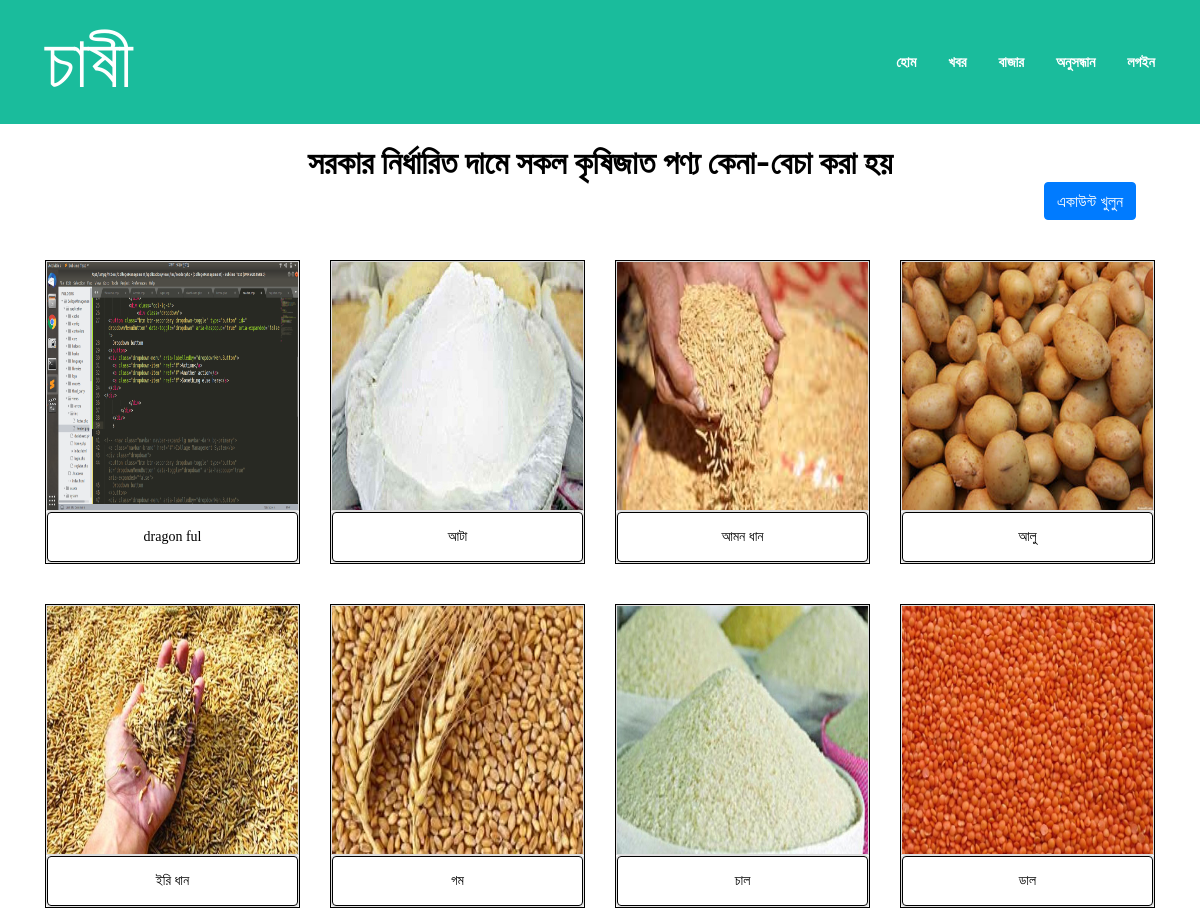
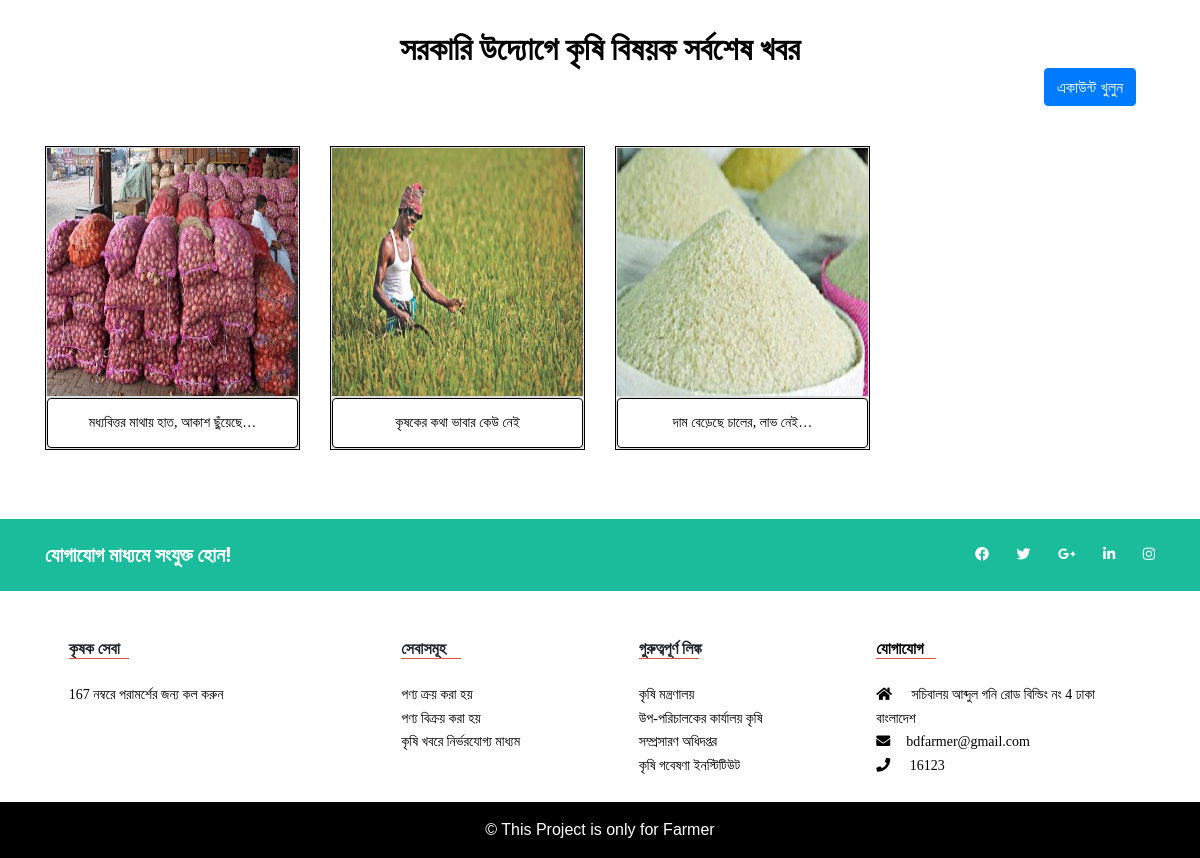
The page / on the database its author committed (2 pictures, top to bottom).
### tables this page shows
CREATE TABLE `tbl_product` (
  `id` int(11) NOT NULL,
  `product_name` varchar(255) NOT NULL,
  `buy_price` varchar(255) NOT NULL,
  `sell_price` int(255) NOT NULL,
  `sell_amount` int(11) NOT NULL,
  `description` varchar(255) NOT NULL,
  `img` varchar(255) NOT NULL,
  `img1` varchar(255) NOT NULL,
  `img2` varchar(255) NOT NULL,
  `img3` varchar(255) NOT NULL,
  `img4` varchar(255) NOT NULL,
  `addedBy` varchar(255) NOT NULL,
  `post_time` timestamp NOT NULL DEFAULT current_timestamp() ON UPDATE current_timestamp()
);

CREATE TABLE `tbl_news` (
  `id` int(11) NOT NULL,
  `news_title` varchar(255) NOT NULL,
  `news_body` varchar(2550) NOT NULL,
  `img` varchar(255) NOT NULL,
  `post_time` timestamp NOT NULL DEFAULT current_timestamp()
);

### application/controllers/Home.php (called while the page is built, shortened)
<?php
class Home extends CI_Controller {
	public function index()
	{
        $data['product'] = $this->modUser->fetch_productTopEight();
        $data['news'] = $this->modUser->fetch_newsTopEight();
		$this->load->view('frontEnd/header');
		$this->load->view('frontEnd/navbar');
		$this->load->view('frontEnd/index',$data);
		$this->load->view('frontEnd/footer');
	}
}

### index.php (called while the page is built, shortened)
<?php
require_once BASEPATH.'core/CodeIgniter.php';

### application/models/ModUser.php (called while the page is built, shortened)
<?php
    class ModUser extends CI_Model{
    public function fetch_productTopEight(){
      $this->db->limit(8);
      $this->db->order_by("product_name", "ASC");
      $query = $this->db->get("tbl_product");
      return $query->result();
    }
    public function fetch_newsTopEight(){
      $this->db->limit(3);
      $this->db->order_by("id", "ASC");
      $query = $this->db->get("tbl_news");
      return $query->result();
    }
     }
 ?>

### application/views/frontEnd/index.php (the view, shortened to what this page needs)
</nav>
<div class="container">
  <div class="row">
    <div class="col-lg-12" style="background-color: white">
      <center>
        <h2 style="padding-top: 30px;color: black">সরকার নির্ধারিত দামে সকল কৃষিজাত পণ্য কেনা-বেচা করা হয়</h2>
      </center>
    </div>
    <div class="col-lg-12" >
      <span style="margin-left: 90%">
        <?php if (!$this->session->userdata('id')) {
 ?>
          <a class="btn btn-primary btn-xl js-scroll-trigger" href="<?php echo base_url('home/rgisterpage') ?>">একাউন্ট খুলুন</a>
        <?php } ?>
      </span>
    </div>
   <?php
                        if(isset($product)){
                            foreach ($product as $row){
                                ?>
                                <div class="col-lg-3">
              <div class="product-carousel">
                                <div class="single-product" style="border: 1px solid black">
                                    <div class="product-f-image">
                <img style='height:250px; width:300px' src="<?php echo base_url()?>assets/img/<?php echo $row->img ?>" alt="">
                                        <div class="product-hover">
                                        </div>
                                    </div>
                                    <div class="card" style="">
  <ul class="list-group list-group-flush"><a href="<?php echo base_url('Home/bajer')?>">
  <li class="list-group-item" style="border: 1px solid black;color:black;cursor: pointer;"><center><?php echo $row->product_name ?></center></li></a>
  </ul>
</div>
                                </div>
                                </div>
      </div>
    <?php }
    } ?>
 <div class="col-lg-12" style="background-color: white">
      <center>
        <h2 style="padding-top: 30px;color: black">সরকারি উদ্যোগে কৃষি বিষয়ক সর্বশেষ খবর</h2>
        </center>
        </div>
        <div class="col-lg-12" >
      <span style="margin-left: 90%">
        <?php if (!$this->session->userdata('id')) {
 ?>
          <a class="btn btn-primary btn-xl js-scroll-trigger" href="<?php echo base_url('home/rgisterpage') ?>">একাউন্ট খুলুন</a>
        <?php } ?>
      </span>
    </div>
        <?php
                        if(isset($news)){
                            foreach ($news as $row){
                                ?>
                                <div class="col-lg-3">
              <div class="product-carousel">
                                <div class="single-product" style="border: 1px solid black">
                                    <div class="product-f-image">
                <img style='height:250px; width:300px' src="<?php echo base_url()?>assets/img/<?php echo $row->img ?>" alt="">
                                        <div class="product-hover">
                                        </div>
                                    </div>
                                    <div class="card" style="">
  <ul class="list-group list-group-flush"><a href="<?php echo base_url('Home/khobor')?>">
  <li class="list-group-item" style="border: 1px solid black;color:black;cursor: pointer;"><center><?php
    $des = $row->news_title;
          $descri = word_limiter($des, 5);
   echo $descri ?></center></li></a>
  </ul>
</div>
                                </div>
                                </div>
      </div>
    <?php }
    } ?>
  </div>
</div>

### application/views/frontEnd/header.php (shortened to what this page needs)
<html lang="en">
<head>
  <link href="<?php echo base_url('assets/vendor/fontawesome-free/css/all.min.css') ?>" rel="stylesheet" type="text/css">
  <link href="<?php echo base_url('assets/vendor/magnific-popup/googleFont.css') ?>" rel="stylesheet">
  <link href="<?php echo base_url('assets/vendor/magnific-popup/googleFonts.css') ?>" rel='stylesheet' type='text/css'>
  <link href="<?php echo base_url('assets/vendor/magnific-popup/magnific-popup.css') ?>" rel="stylesheet">
  <link href="<?php echo base_url('assets/css/creative.min.css') ?>" rel="stylesheet">
  <link rel="stylesheet" type="text/css" href="<?php echo base_url('assets/vendor/bootstrap/css/bootstrap.min.css') ?>">
  <link rel="stylesheet" type="text/css" href="<?php echo base_url('assets/fonts/font-awesome-4.7.0/css/font-awesome.min.css') ?>">
  <link rel="stylesheet" type="text/css" href="<?php echo base_url('assets/fonts/Linearicons-Free-v1.0.0/icon-font.min.css') ?>">
  <link rel="stylesheet" type="text/css" href="<?php echo base_url('assets/vendor/animate/animate.css') ?>">
  <link rel="stylesheet" type="text/css" href="<?php echo base_url('assets/vendor/css-hamburgers/hamburgers.min.css') ?>">
  <link rel="stylesheet" type="text/css" href="<?php echo base_url('assets/vendor/animsition/css/animsition.min.css') ?>">
  <link rel="stylesheet" type="text/css" href="<?php echo base_url('assets/vendor/select2/select2.min.css') ?>">
  <link rel="stylesheet" type="text/css" href="<?php echo base_url('assets/vendor/daterangepicker/daterangepicker.css') ?>">
<link rel="stylesheet" href="<?php echo base_url() ?>rassets/css/owl.carousel.css">
    <link rel="stylesheet" href="<?php echo base_url() ?>rassets/style.css">
    <link rel="stylesheet" href="<?php echo base_url() ?>rassets/css/responsive.css">
  <link rel="stylesheet" type="text/css" href="<?php echo base_url('assets/css/util.css') ?>">
  <link rel="stylesheet" type="text/css" href="<?php echo base_url('assets/css/jquery-ui.css') ?>">
  <link rel="stylesheet" type="text/css" href="<?php echo base_url('assets/css/main.css') ?>">

### application/views/frontEnd/navbar.php (shortened to what this page needs)
</head>
<body id="page-top">
  <nav class="navbar navbar-expand-lg navbar-light fixed-top py-2" id="mainNav" style="background-color: #1abc9c;" >
    <div class="container">
      <span class="spanh1">চাষী</span>
      <div class="collapse navbar-collapse" id="navbarResponsive">
        <ul class="navbar-nav ml-auto my-2 my-lg-0">
          <li class="nav-item">
            <a class="nav-link js-scroll-trigger" href="<?php echo base_url('Home') ?>" style="color:#fff">হোম
</a>
          </li>
          <li class="nav-item">
            <a class="nav-link js-scroll-trigger" href="<?php echo base_url('Home/khobor') ?>" style="color:#fff">খবর</a>
          </li>
          <li class="nav-item">
            <a class="nav-link js-scroll-trigger" href="<?php echo base_url('Home/bajer') ?>" style="color:#fff">বাজার</a>
          </li>
          <li class="nav-item">
            <a class="nav-link js-scroll-trigger" href="<?php echo base_url('Home/communication') ?>" style="color:#fff">অনুসন্ধান</a>
          </li>
         <?php if ($this->session->userdata('id')) { ?>
          <li style="margin-top: -2%;padding-right: 8px; ">
            <a href="<?php echo base_url('home/farmerMessenger') ?>" class="fb-ic">
 <i class="fab fa-facebook-messenger" style="color: black;font-size: 30px">
   <div style="margin-top:-150%;margin-left: 30%;color:white;font-weight: bold">
     <?php
   $chkUnreadMessage=$this->modUser->chkUnreadMessage();
                 if (count($chkUnreadMessage)>0) {
    echo count($chkUnreadMessage);
  }else{
    echo "0";
  }
 ?>
   </div>
 </i>
</a>
          </li>
   <li style="margin-top: -2%">
        <a  href="<?php echo base_url('home/allNotification') ?>" class="fb-ic">
 <i class="fa fa-bell" style="color: black;font-size: 30px">
   <div style="margin-top:-150%;margin-left: 30%;color:white;font-weight: bold">
     <?php
   $countUserNotification=$this->modUser->countUserNotification();
   if (count($countUserNotification)>0) {
    echo count($countUserNotification);
  }else{
    echo "0";
  }
 ?>
   </div>
 </i>
</a>
   </li>
            <li class="nav-item nav-profile dropdown">
      <a class="nav-link dropdown-toggle" href="#" id="navbardrop" data-toggle="dropdown">
        <i class="fa fa-user-circle-o" style="color: black;font-size: 30px"></i>
      </a>
      <div class="dropdown-menu">
                <a class="dropdown-item" href="<?php echo base_url('Home/logout') ?>" style="color:black">লগআউট</a>
        <a class="dropdown-item" href="<?php echo base_url('Home/profile') ?>" style="color:black">প্রফাইল</a>
      </div>
    </li>
         <?php } else{ ?>
           <li class="nav-item">
            <a class="nav-link js-scroll-trigger" href="<?php echo base_url('Home/login') ?>" style="color:#fff">লগইন</a>
          </li>
         <?php } ?>
        </ul>
      </div>
    </div>

### application/views/frontEnd/footer.php (shortened to what this page needs)
<footer class="page-footer font-small unique-color-dark">
  <div style="background-color: #1abc9c;">
    <div class="container">
      <div class="row py-4 d-flex align-items-center">
        <div class="col-md-6 col-lg-5 text-center text-md-left mb-4 mb-md-0">
          <h5 class="mb-0" style="color: white">যোগাযোগ মাধ্যমে সংযুক্ত হোন!</h5>
        </div>
        <div class="col-md-6 col-lg-7 text-center text-md-right">
          <a class="fb-ic">
            <i class="fab fa-facebook-f white-text mr-4" style="color:white"> </i>
          </a>
          <a class="tw-ic">
            <i class="fab fa-twitter white-text mr-4" style="color:white"> </i>
          </a>
          <a class="gplus-ic">
            <i class="fab fa-google-plus-g white-text mr-4" style="color:white"> </i>
          </a>
          <a class="li-ic">
            <i class="fab fa-linkedin-in white-text mr-4" style="color:white"> </i>
          </a>
          <a class="ins-ic">
            <i class="fab fa-instagram white-text" style="color:white"> </i>
          </a>
        </div>
      </div>
    </div>
  </div>
  <div class="container text-center text-md-left mt-5">
    <div class="row mt-3">
      <div class="col-md-3 col-lg-4 col-xl-3 mx-auto mb-4">
        <h6 class="text-uppercase font-weight-bold">কৃষক সেবা</h6>
        <hr class="deep-purple accent-2 mb-4 mt-0 d-inline-block mx-auto" style="width: 60px;background-color: #f4623a">
        <p style="color: black">167 নম্বরে পরামর্শের জন্য কল করুন</p>
      </div>
      <div class="col-md-2 col-lg-2 col-xl-2 mx-auto mb-4">
        <h6 class="text-uppercase font-weight-bold">সেবাসমূহ</h6>
        <hr class="deep-purple accent-2 mb-4 mt-0 d-inline-block mx-auto" style="width: 60px;background-color: #f4623a">
        <p>
          <a href="#!" style="color:black">পণ্য ক্রয় করা হয়</a>
        </p>
        <p>
          <a href="#!" style="color:black">পণ্য বিক্রয় করা হয়</a>
        </p>
        <p>
          <a href="#!" style="color:black">কৃষি খবরে নির্ভরযোগ্য মাধ্যম</a>
        </p>
      </div>
      <div class="col-md-3 col-lg-2 col-xl-2 mx-auto mb-4">
        <h6 class="text-uppercase font-weight-bold">গুরুত্বপূর্ণ লিঙ্ক</h6>
        <hr class="deep-purple accent-2 mb-4 mt-0 d-inline-block mx-auto" style="width: 60px;background-color: #f4623a">
        <p>
          <a href="#!" style="color: black">কৃষি মন্ত্রণালয়</a>
        </p>
        <p>
          <a href="#!" style="color: black">উপ-পরিচালকের কার্যালয় কৃষি সম্প্রসারণ অধিদপ্তর</a>
        </p>
        <p>
          <a href="#!" style="color: black">কৃষি গবেষণা ইনস্টিটিউট</a>
        </p>
      </div>
      <div class="col-md-4 col-lg-3 col-xl-3 mx-auto mb-md-0 mb-4">
        <h6 class="text-uppercase font-weight-bold" style="color: black">যোগাযোগ</h6>
        <hr class="deep-purple accent-2 mb-4 mt-0 d-inline-block mx-auto" style="width: 60px;background-color: #f4623a">
        <p style="color: black">
          <i class="fas fa-home mr-3"></i> সচিবালয় আব্দুল গনি রোড বিল্ডিং নং 4 ঢাকা বাংলাদেশ</p>
        <p style="color: black">
          <i class="fas fa-envelope mr-3"></i>bdfarmer@gmail.com </p>
        <p style="color: black">
          <i class="fas fa-phone mr-3"></i> 16123</p>
      </div>
    </div>
  </div>
  <div class="footer-copyright text-center py-3" style="background-color: black"> <span style="color: white">© This Project is only for Farmer</span></a>
  </div>
</footer>

### rassets/style.css (style rules this page uses)
img { max-width: 100%; height: auto; }
h1, h2, h3, h4, h5, h6 { font-weight: 700; margin: 0 0 15px; }
body { font-family: 'Titillium Web', sans-serif; }
.product-f-image { position: relative; }
.product-hover { height: 100%; left: 0; position: absolute; top: 0; width: 100%;overflow: hidden;border: 1px solid #ddd; }
.product-hover:after { background: none repeat scroll 0 0 #000; content: ""; height: 100%; left: -100%; opacity: 0.6; position: absolute; top: 0; width: 100%;transition: .4s; }
.single-product { overflow: hidden; }
.product-carousel { padding-top: 40px; }
a { color: #1abc9c }

### assets/css/main.css (style rules this page uses)
* { margin: 0px; padding: 0px; box-sizing: border-box; }
body, html { height: 100%; font-family: Oswald-Regular, sans-serif; }
a { font-family: Oswald-Regular; font-size: 14px; line-height: 1.7; color: #666666; margin: 0px; transition: all 0.4s; -webkit-transition: all 0.4s; -o-transition: all 0.4s; -moz-transition: all 0.4s; }
h1,h2,h3,h4,h5,h6 { margin: 0px; }
p { font-family: Oswald-Regular; font-size: 14px; line-height: 1.7; color: #666666; margin: 0px; }
ul, li { margin: 0px; list-style-type: none; }

### application/views/frontEnd/navbar.php (style rules this page uses)
.spanh1 { font-size: 72px; color: #fff; }

### rows shown on the page
tbl_product: img (picture), product_name "dragon ful"
tbl_product: img (picture), product_name "আটা"
tbl_product: img (picture), product_name "আমন ধান"
tbl_product: img (picture), product_name "আলু"
tbl_product: img (picture), product_name "ইরি ধান"
tbl_product: img (picture), product_name "গম"
tbl_product: img (picture), product_name "চাল"
tbl_product: img (picture), product_name "ডাল"
tbl_news: img (picture), news_title "মধ্যবিত্তর মাথায় হাত, আকাশ ছুঁয়েছে…"
tbl_news: img (picture), news_title "কৃষকের কথা ভাবার কেউ নেই"
tbl_news: img (picture), news_title "দাম বেড়েছে চালের, লাভ নেই…"
